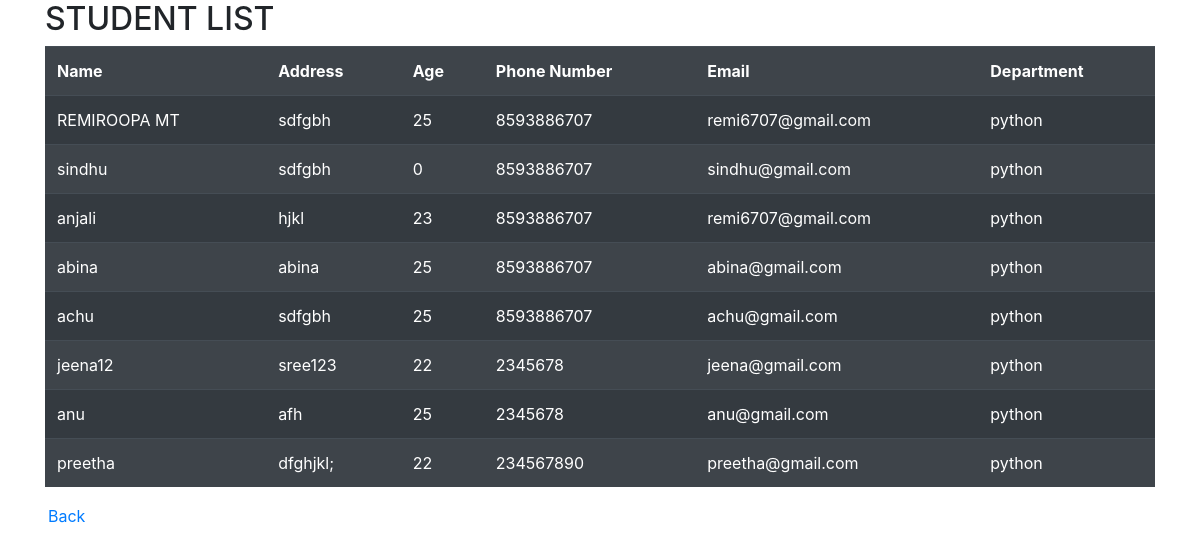
Page /viewdpbyst/ (signed in) on the committed database.
### myapp/models.py (models this page shows)
class User(AbstractUser):
    name=models.CharField(max_length=100,verbose_name="Name")
    address=models.CharField(max_length=100,verbose_name="Address")
    phoneno=models.IntegerField(verbose_name="Phone")
    email=models.EmailField(verbose_name="Email")
    age=models.IntegerField(verbose_name="age")
    qualification=models.CharField(max_length=100,verbose_name="Qualification")
    djoin=models.DateField(verbose_name="Joining Date")
    dep_id = models.ForeignKey(Department, on_delete = models.CASCADE)
    status=models.IntegerField(verbose_name="Status", default='0')
    class Meta:
        db_table = "Usertable"

class Department(models.Model):
    dep_id= models.AutoField(primary_key=True,verbose_name="Depid")
    department=models.CharField(max_length=100,verbose_name="Department")
    def __str__(self):
        return self.department
    class Meta:
        db_table = "Department"

### myapp/views.py (the view)
# urls.py: path('viewdpbyst/',views.viewdpbyst,name="viewdpbyst"),
def viewdpbyst(request):
    id=request.session['t_id']
    teacher=User.objects.get(id=id)
    dep_id=teacher.dep_id
    students=User.objects.filter(dep_id=dep_id,is_staff=0)
    return render(request,"viewdpbyst.html",{'st':students})

### myapp/templates/viewdpbyst.html (shortened to what this page needs)
<!DOCTYPE html>
<html lang="en">
<head>
  <link rel="stylesheet" href="https://cdn.jsdelivr.net/npm/bootstrap@4.6.1/dist/css/bootstrap.min.css">
</head>
<body>
<div class="container">
  <h2>STUDENT LIST</h2>
  <table class="table table-dark table-striped">
        <tr>
            <th>Name</th>
            <th>Address</th>
            <th>Age</th>
            <th>Phone Number</th>
            <th>Email</th>
            <th>Department</th>
        </tr>
        {%for i in st%}
        <tr>
            <td>{{i.name}}</td>
            <td>{{i.address}}</td>
            <td>{{i.age}}</td>
            <td>{{i.phoneno}}</td>
            <td>{{i.email}}</td>
            <td>{{i.dep_id}}</td>
        </tr>
        {%endfor%}
    </table>
    <table><tr><td><td>
      <a href="{% url 'adminhome1' %}">Back</a>
    </td>
    </tr>
    </table>
     </body>
</html>

### rows in the picture
User: name "REMIROOPA MT", address "sdfgbh", age "25", phoneno "8593886707", email "remi6707@gmail.com", dep_id "python"
User: name "sindhu", address "sdfgbh", age "0", phoneno "8593886707", email "sindhu@gmail.com", dep_id "python"
User: name "anjali", address "hjkl", age "23", phoneno "8593886707", email "remi6707@gmail.com", dep_id "python"
User: name "abina", address "abina", age "25", phoneno "8593886707", email "abina@gmail.com", dep_id "python"
User: name "achu", address "sdfgbh", age "25", phoneno "8593886707", email "achu@gmail.com", dep_id "python"
User: name "jeena12", address "sree123", age "22", phoneno "2345678", email "jeena@gmail.com", dep_id "python"
User: name "anu", address "afh", age "25", phoneno "2345678", email "anu@gmail.com", dep_id "python"
User: name "preetha", address "dfghjkl;", age "22", phoneno "234567890", email "preetha@gmail.com", dep_id "python"
